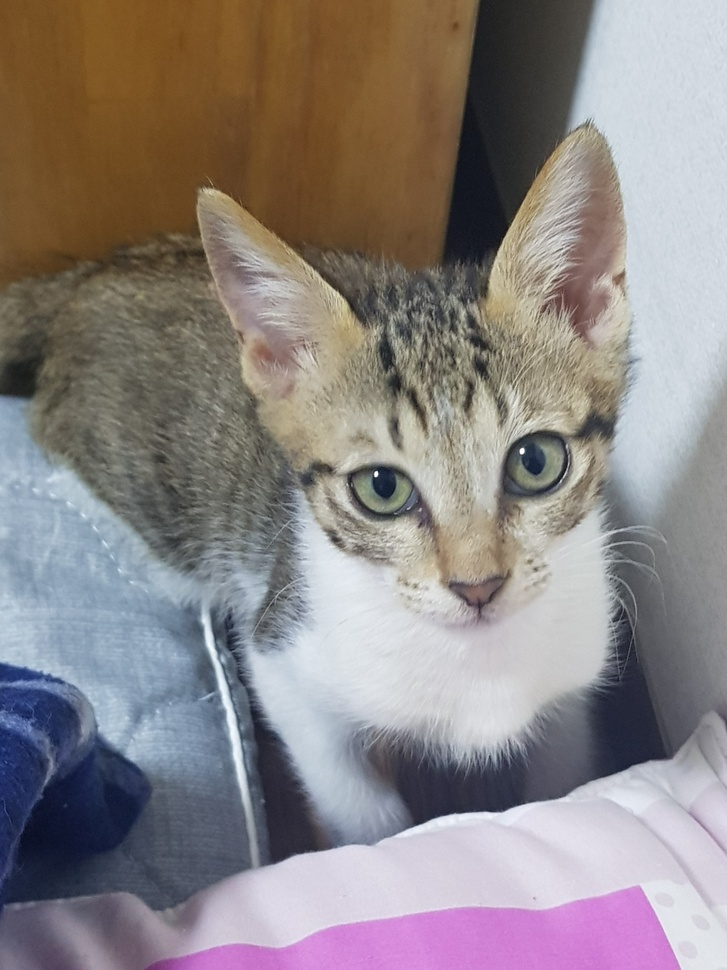
#> input picture Image/narImage.jpeg, 727 x 970 px, shrunk from 1080 x 1440 before the run
$ python hsv.py
#> lines starting #> are read from the running program, lines starting #| are printed output that depends on the picture; after the words box and inside, x2 and y2 are one past the last pixel; in counts of white or black regions, pixels touching at a corner belong together
import cv2

# [4 lines of commented-out code are left out]

src = cv2.imread("Image/narImage.jpeg", cv2.IMREAD_COLOR)
#> src is the input picture: shape (970, 727, 3); mean B, G, R 131.7, 132.5, 139.8
# bgr -> hsv 로 채널 변경
hsv = cv2.cvtColor(src, cv2.COLOR_BGR2HSV)
#> hsv: shape (970, 727, 3); mean H, S, V 72.9, 60.3, 149.3
# 각 속성 분할 하기위해 split 사용하여 채널 분리
h, s, v = cv2.split(hsv)
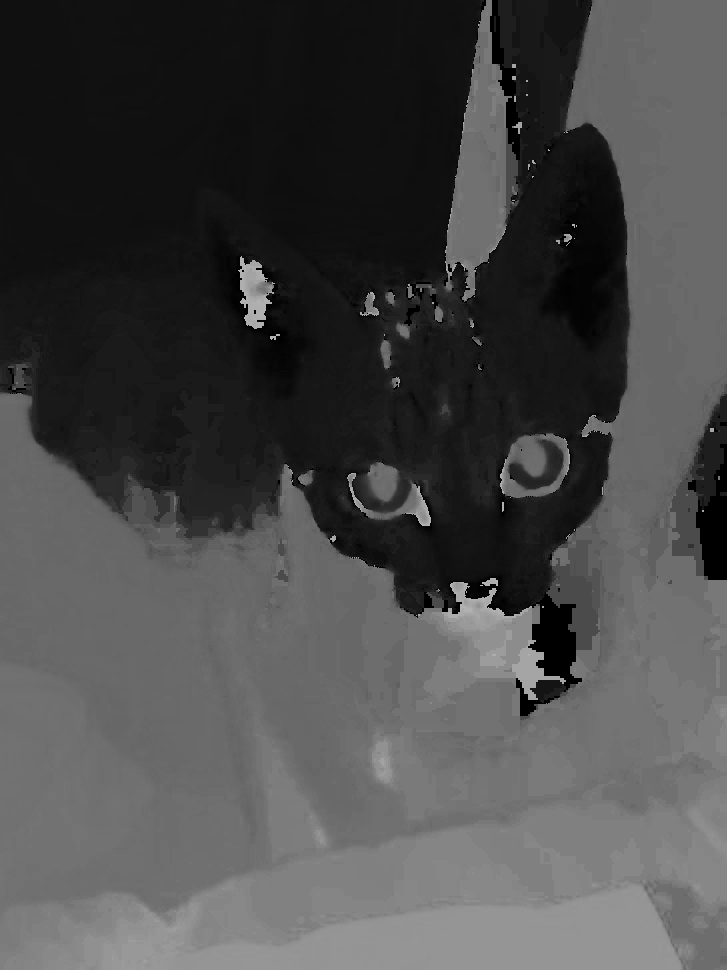
#> h: shape (970, 727); min 0, max 179, mean 72.9
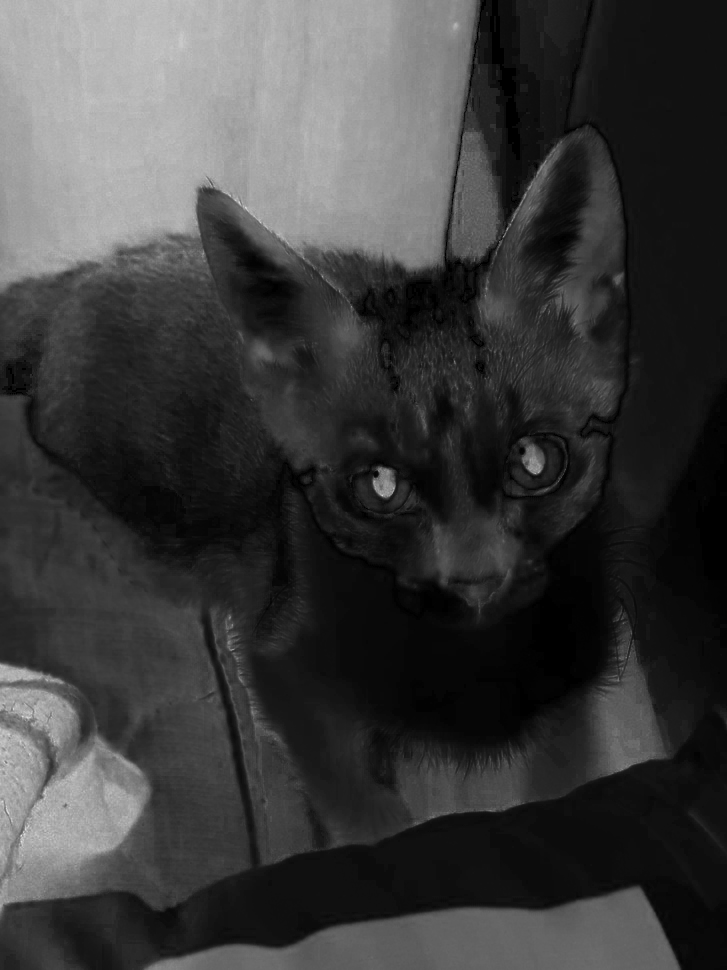
#> s: shape (970, 727); min 0, max 229, mean 60.3
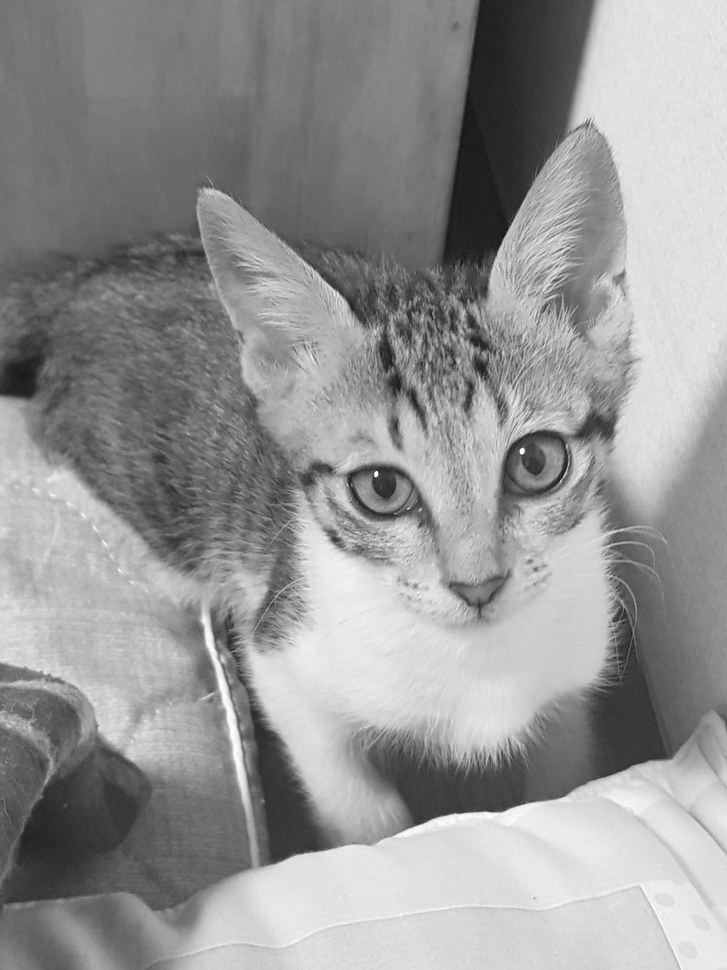
#> v: shape (970, 727); min 17, max 255, mean 149.3

cv2.imshow("h", h)

# hue 범위 조정하여 특정 색상만 출력
# cv2.inRange(단일 채널 이미지, 최솟값, 최댓값)
# 주황색 약 8~20 범위
h = cv2.inRange(h, 8, 20)
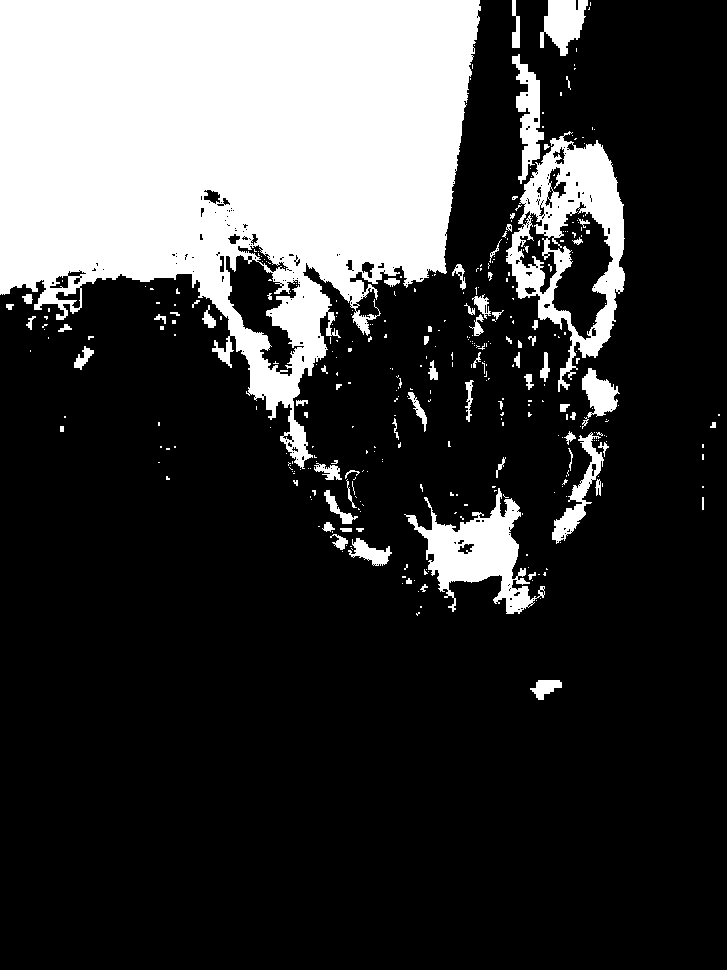
#> h: shape (970, 727); 23.8% white; 360 white regions (284 under 20 px), largest, box (x1, y1, x2, y2) and area: (0, 0, 481, 469) 137208, (506, 131, 625, 392) 11421, (404, 488, 545, 614) 6630
# 해당 마스크를 이미지 위에 덧씌워 해당 부분만 출력
orange = cv2.bitwise_and(hsv, hsv, mask=h)
#> orange: shape (970, 727, 3); mean H, S, V 3.8, 30.6, 29.2
# hsv -> bgr로 변경
orange = cv2.cvtColor(orange, cv2.COLOR_HSV2BGR)
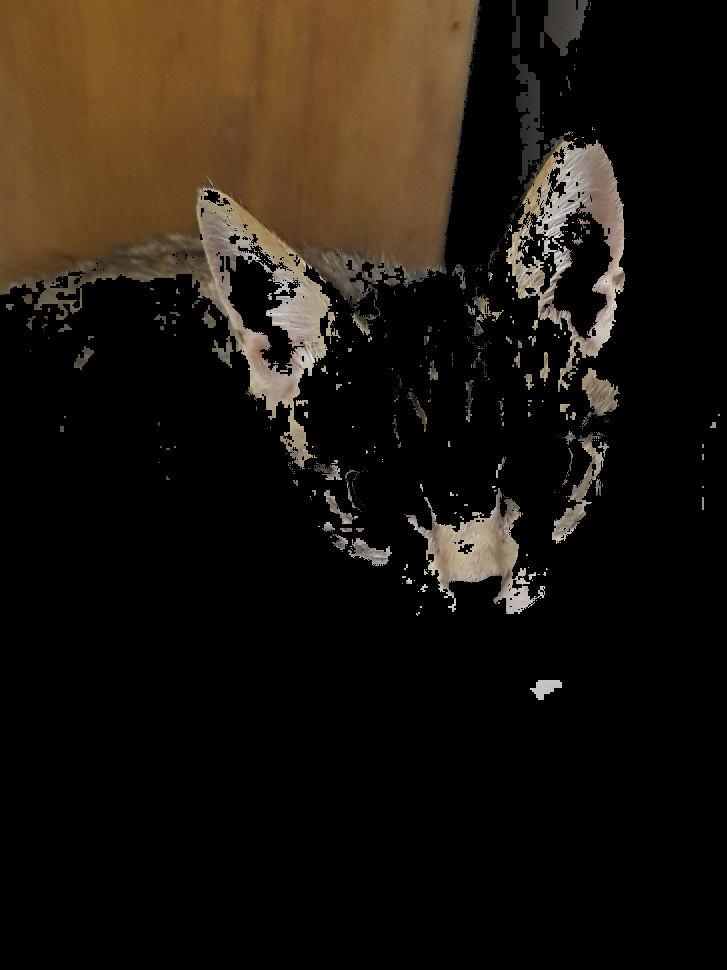
#> orange: shape (970, 727, 3); mean B, G, R 14.9, 22.5, 29.2
cv2.imshow("orange", orange)

cv2.imshow("s", s)
cv2.imshow("v", v)

cv2.waitKey(0)
cv2.destroyAllWindows()
